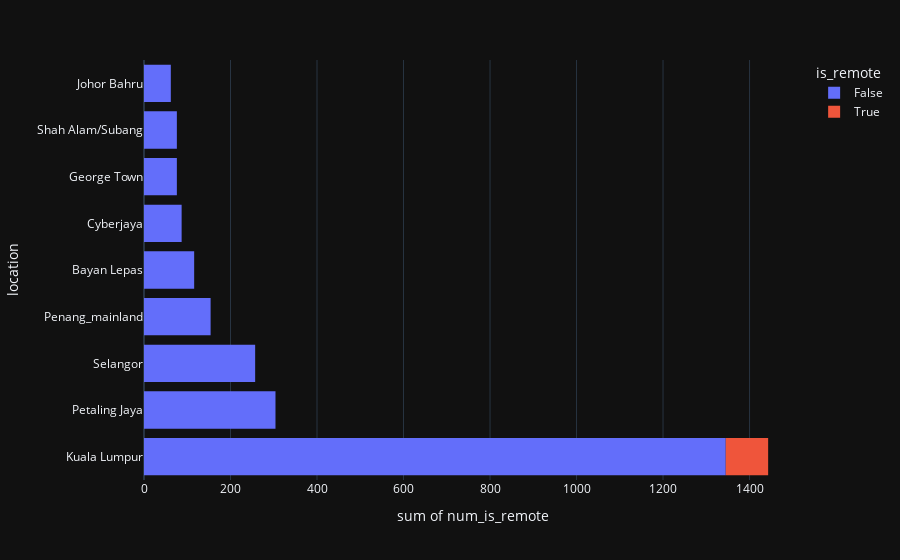

Notebook code for this chart:
### Code cell
import plotly.express as px

# Create a histogram for each value of the 'location' column

df = remote_job_df.head(10)
fig = px.histogram(df, y="location", x='num_is_remote',color="is_remote", orientation='h')
fig.show()

### Figure 1 — Plotly figure (JSON) as saved in the notebook; plotly's stock layout.template omitted (floating-point values rounded to 4 significant figures)
{"data": [{"alignmentgroup": "True", "bingroup": "y", "histfunc": "sum", "hovertemplate": "is_remote=False<br>sum of num_is_remote=%{x}<br>location=%{y}<extra></extra>", "legendgroup": "False", "marker": {"color": "#636efa", "pattern": {"shape": ""}}, "name": "False", "offsetgroup": "False", "orientation": "h", "showlegend": true, "x": [1345, 304, 257, 154, 116, 87, 76, 76, 62], "xaxis": "x", "y": ["Kuala Lumpur", "Petaling Jaya", "Selangor", "Penang_mainland", "Bayan Lepas", "Cyberjaya", "George Town", "Shah Alam/Subang", "Johor Bahru"], "yaxis": "y", "type": "histogram"}, {"alignmentgroup": "True", "bingroup": "y", "histfunc": "sum", "hovertemplate": "is_remote=True<br>sum of num_is_remote=%{x}<br>location=%{y}<extra></extra>", "legendgroup": "True", "marker": {"color": "#EF553B", "pattern": {"shape": ""}}, "name": "True", "offsetgroup": "True", "orientation": "h", "showlegend": true, "x": [98], "xaxis": "x", "y": ["Kuala Lumpur"], "yaxis": "y", "type": "histogram"}], "layout": {"xaxis": {"anchor": "y", "domain": [0.0, 1.0], "title": {"text": "sum of num_is_remote"}}, "yaxis": {"anchor": "x", "domain": [0.0, 1.0], "title": {"text": "location"}}, "legend": {"title": {"text": "is_remote"}, "tracegroupgap": 0}, "margin": {"t": 60}, "barmode": "relative"}}
